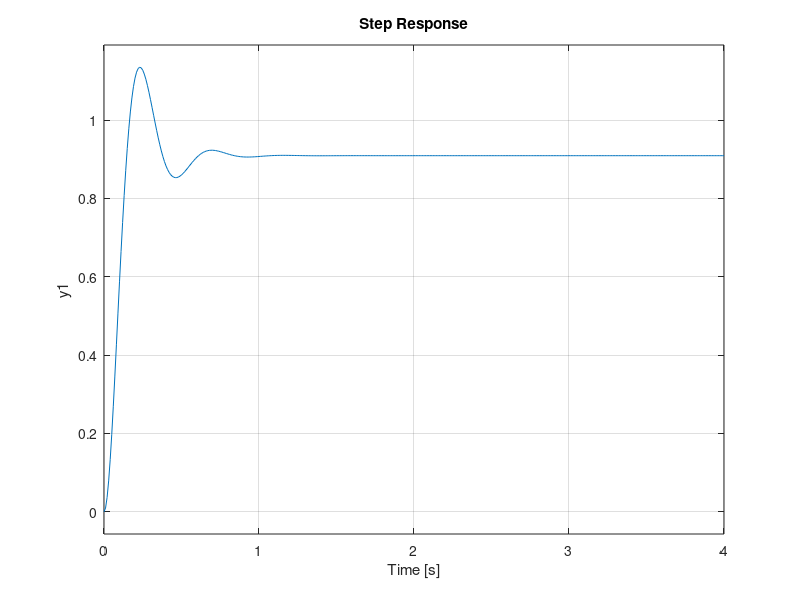
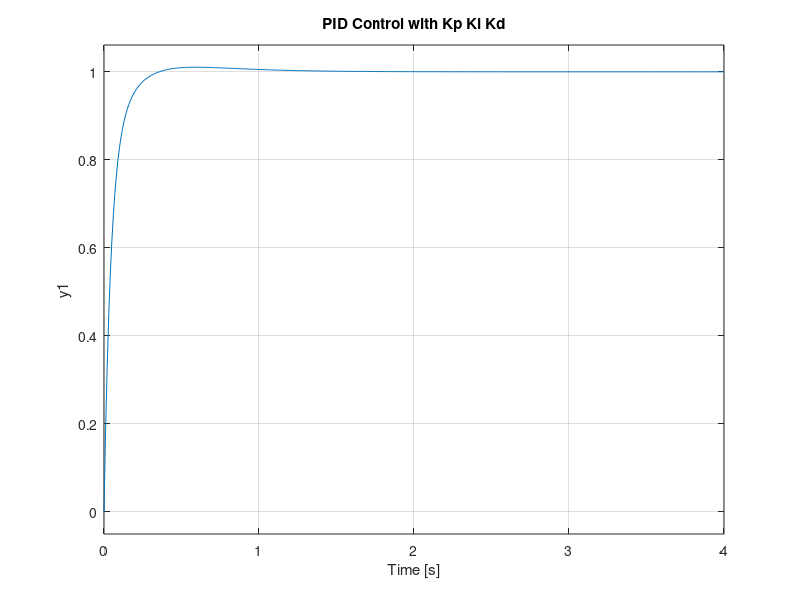

Write MATLAB code to recreate these figures, in order.
J = 0.01;
b = 0.1;
K = 0.01;
R = 1;
L = 0.5;
s =tf('s');
p_m = K/((J*L*s^2)+(K^2 +L*b+J*R)*s + R*b);

%propotional
Kp = 100;
C = pid(Kp);
sys_cl = feedback(C*p_m,1);
t = 0:0.01:4;
step(sys_cl,t)
%%% linearSystemAnalyzer('step',sys_cl,0:0.01:2)
figure
grid
title('Step Response with Proportional Control')

%pid
kp=100; ki=200; kd=10;
C = pid(kp,ki,kd);
sys_closed = feedback(C*p_m,1);
step(sys_closed,[0:0.01:4])
title('PID Control with Kp Ki Kd')